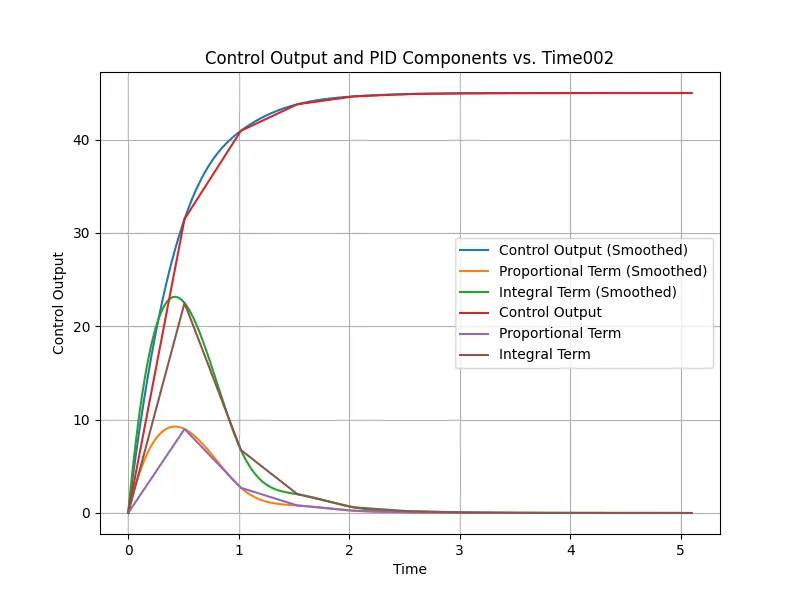
#> input picture 002.webp, 800 x 600 px, given in place of the camera
$ python colordetec.py
#> lines starting #> are read from the running program, lines starting #| are printed output that depends on the picture; after the words box and inside, x2 and y2 are one past the last pixel; in counts of white or black regions, pixels touching at a corner belong together
# Python code for Multiple Color Detection
import numpy as np
import cv2


# Capturing video through webcam
webcam = cv2.VideoCapture(0)

# Start a while loop
while (1):

    # Reading the video from the
    # webcam in image frames
    _, imageFrame = webcam.read()
#> imageFrame is the input picture: shape (600, 800, 3); mean B, G, R 247.5, 247.7, 248.2

    # Convert the imageFrame in
    # BGR(RGB color space) to
    # HSV(hue-saturation-value)
    # color space
    hsvFrame = cv2.cvtColor(imageFrame, cv2.COLOR_BGR2HSV)
#> hsvFrame: shape (600, 800, 3); mean H, S, V 6.8, 2.1, 248.7

    # Set range for red color and
    # define mask
    red_lower = np.array([136, 87, 111], np.uint8)
    red_upper = np.array([180, 255, 255], np.uint8)
    red_mask = cv2.inRange(hsvFrame, red_lower, red_upper)
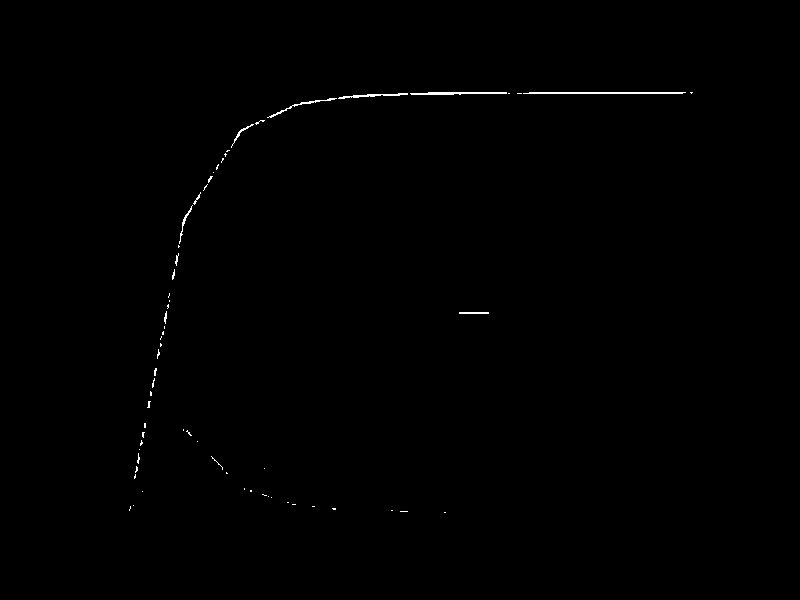
#> red_mask: shape (600, 800); 0.3% white in thin lines or dots, all inside (x1, y1, x2, y2) = (129, 92, 693, 513)

    # Set range for green color and
    # define mask
    green_lower = np.array([25, 52, 72], np.uint8)
    green_upper = np.array([102, 255, 255], np.uint8)
    green_mask = cv2.inRange(hsvFrame, green_lower, green_upper)
#> green_mask: shape (600, 800); 0.36% white; 36 white regions (25 under 20 px), largest, box (x1, y1, x2, y2) and area: (128, 300, 168, 502) 840, (186, 304, 224, 402) 264, (241, 451, 297, 495) 183

    # Set range for blue color and
    # define mask
    blue_lower = np.array([94, 80, 2], np.uint8)
    blue_upper = np.array([120, 255, 255], np.uint8)
    blue_mask = cv2.inRange(hsvFrame, blue_lower, blue_upper)
#> blue_mask: shape (600, 800); 0.14% white in thin lines or dots, all inside (x1, y1, x2, y2) = (135, 98, 489, 464)

    # Morphological Transform, Dilation
    # for each color and bitwise_and operator
    # between imageFrame and mask determines
    # to detect only that particular color
    kernel = np.ones((5, 5), "uint8")

    # For red color
    red_mask = cv2.dilate(red_mask, kernel)
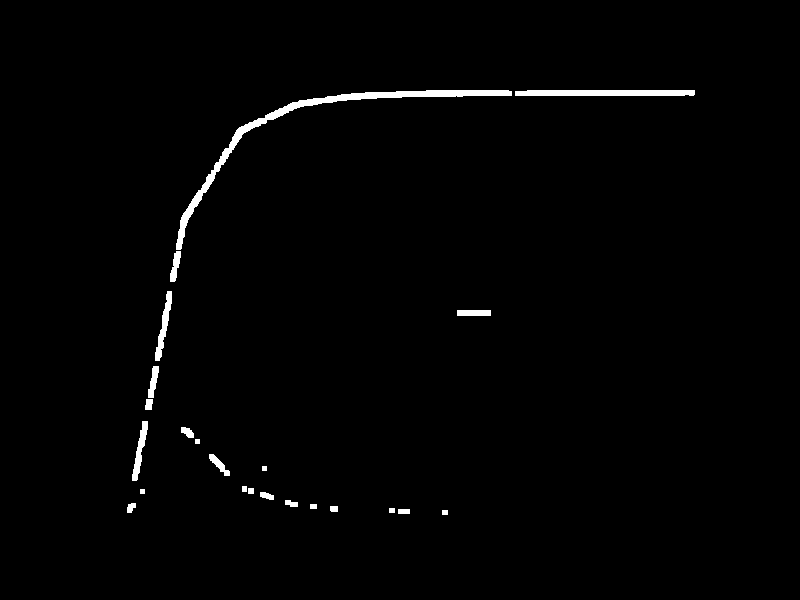
#> red_mask: shape (600, 800); 1.3% white; 23 white regions, largest, box (x1, y1, x2, y2) and area: (176, 90, 512, 250) 2726, (515, 90, 695, 96) 1063, (155, 291, 172, 361) 427
    res_red = cv2.bitwise_and(imageFrame, imageFrame,
                              mask=red_mask)

    # For green color
    green_mask = cv2.dilate(green_mask, kernel)
#> green_mask: shape (600, 800); 1.1% white; 13 white regions, largest, box (x1, y1, x2, y2) and area: (126, 232, 228, 504) 3288, (239, 449, 299, 497) 599, (203, 130, 239, 173) 344
    res_green = cv2.bitwise_and(imageFrame, imageFrame,
                                mask=green_mask)

    # For blue color
    blue_mask = cv2.dilate(blue_mask, kernel)
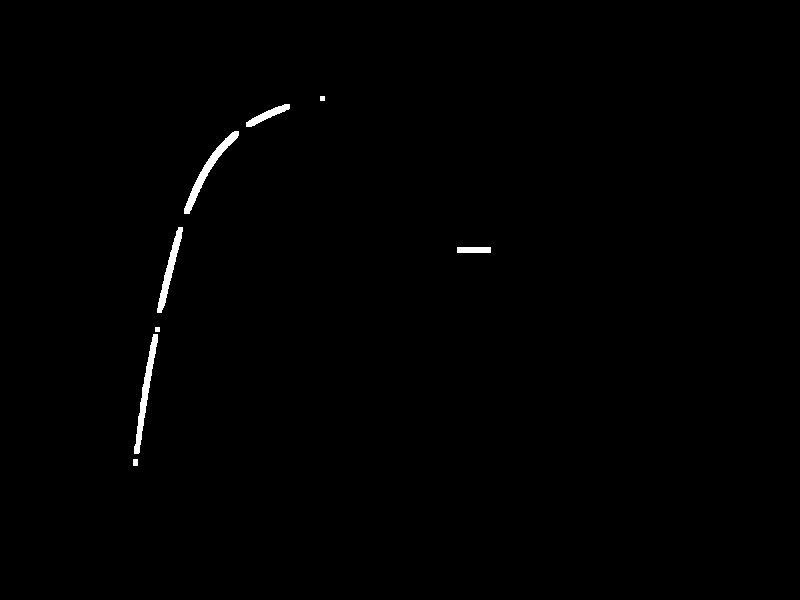
#> blue_mask: shape (600, 800); 0.56% white; 8 white regions
    res_blue = cv2.bitwise_and(imageFrame, imageFrame,
                               mask=blue_mask)

    # Creating contour to track red color
    contours, hierarchy = cv2.findContours(red_mask,
                                           cv2.RETR_TREE,
                                           cv2.CHAIN_APPROX_SIMPLE)
#> contours = 23 contours, 3 with area under 20; largest, box (x1, y1, x2, y2) and area: (176, 90, 512, 250) 2318, (515, 90, 695, 96) 879, (155, 291, 172, 361) 352, (132, 421, 148, 481) 310, (457, 310, 491, 316) 165

    for pic, contour in enumerate(contours):
        area = cv2.contourArea(contour)
        if (area > 300):
            x, y, w, h = cv2.boundingRect(contour)
            imageFrame = cv2.rectangle(imageFrame, (x, y),
                                       (x + w, y + h),
                                       (0, 0, 255), 2)

            cv2.putText(imageFrame, "Red Colour", (x, y),
                                    cv2.FONT_HERSHEY_SIMPLEX, 1.0,
                                    (0, 0, 255))
#> this loop made 23 passes
#> (area, x, y, w, h) on passes 16, 20, 22, 23: (310, 132, 421, 16, 60), (351.5, 155, 291, 17, 70), (879, 515, 90, 180, 6), (2318, 176, 90, 336, 160)
#> area on passes 4, 6, 7, 8, 13, 15: 34.5, 50, 49, 61, 139, 77
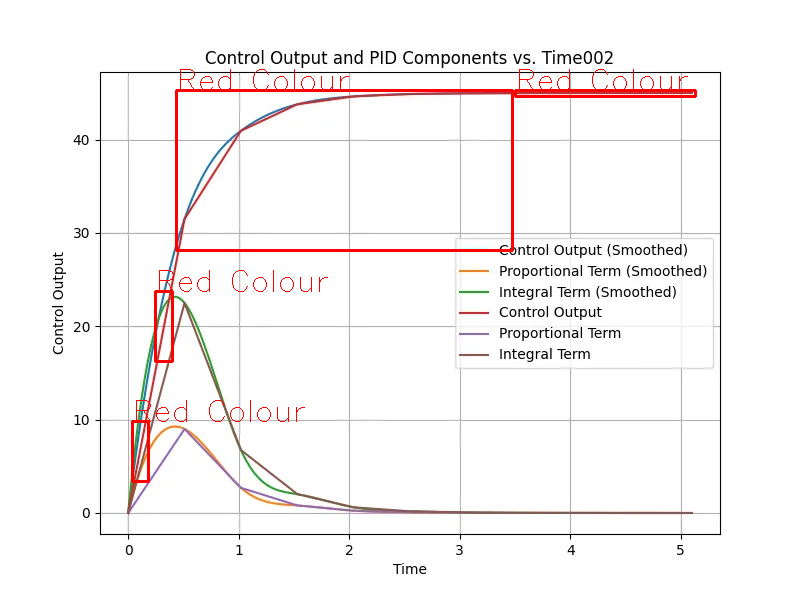
#> imageFrame: shape (600, 800, 3); 1.33% of pixels changed, all inside (x1, y1, x2, y2) = (131, 69, 697, 483)

    # Creating contour to track green color
    contours, hierarchy = cv2.findContours(green_mask,
                                           cv2.RETR_TREE,
                                           cv2.CHAIN_APPROX_SIMPLE)
#> contours = 13 contours, 5 with area under 20; largest, box (x1, y1, x2, y2) and area: (126, 232, 228, 504) 2880, (239, 449, 299, 497) 524, (203, 130, 239, 173) 283, (186, 174, 206, 209) 242, (246, 104, 289, 127) 208, (457, 289, 491, 295) 165, (457, 247, 491, 253) 165, (357, 506, 371, 512) 60

    for pic, contour in enumerate(contours):
        area = cv2.contourArea(contour)
        if (area > 300):
            x, y, w, h = cv2.boundingRect(contour)
            imageFrame = cv2.rectangle(imageFrame, (x, y),
                                       (x + w, y + h),
                                       (0, 255, 0), 2)

            cv2.putText(imageFrame, "Green Colour", (x, y),
                                    cv2.FONT_HERSHEY_SIMPLEX,
                                    1.0, (0, 255, 0))
#> this loop made 13 passes
#> (area, x, y, w, h) on passes 4, 9: (524.5, 239, 449, 60, 48), (2880, 126, 232, 102, 272)
#> area on passes 1, 10, 11, 12: 60, 241.5, 283, 208
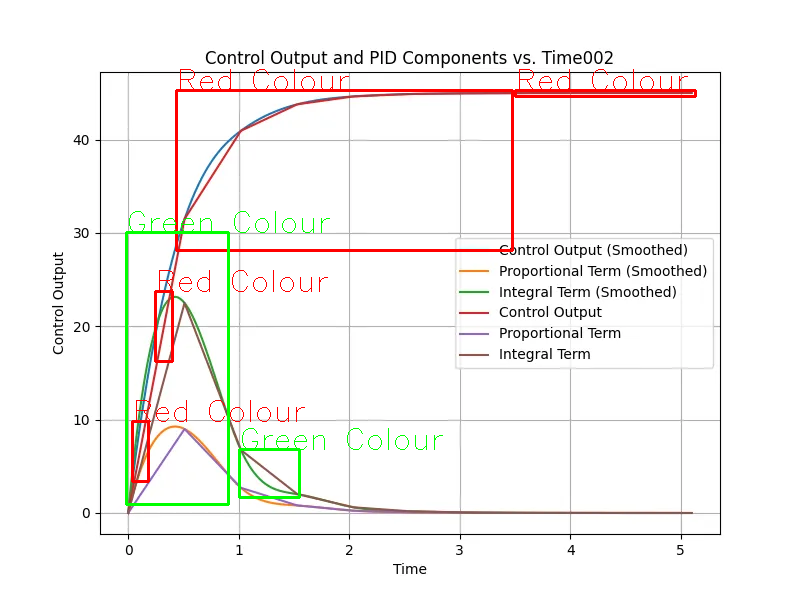
#> imageFrame: shape (600, 800, 3); 0.76% of pixels changed, all inside (x1, y1, x2, y2) = (125, 211, 443, 506)

    # Creating contour to track blue color
    contours, hierarchy = cv2.findContours(blue_mask,
                                           cv2.RETR_TREE,
                                           cv2.CHAIN_APPROX_SIMPLE)
#> contours = 8 contours, 2 with area under 20; largest, box (x1, y1, x2, y2) and area: (184, 131, 239, 214) 648, (134, 334, 158, 454) 621, (157, 227, 183, 313) 504, (246, 104, 290, 127) 279, (457, 247, 491, 253) 165, (133, 459, 138, 466) 24
    for pic, contour in enumerate(contours):
        area = cv2.contourArea(contour)
        if (area > 300):
            x, y, w, h = cv2.boundingRect(contour)
            imageFrame = cv2.rectangle(imageFrame, (x, y),
                                       (x + w, y + h),
                                       (255, 0, 0), 2)

            cv2.putText(imageFrame, "Blue Colour", (x, y),
                                    cv2.FONT_HERSHEY_SIMPLEX,
                                    1.0, (255, 0, 0))
#> this loop made 8 passes
#> (area, x, y, w, h) on passes 2, 5, 6: (621, 134, 334, 24, 120), (504, 157, 227, 26, 86), (648, 184, 131, 55, 83)
#> (contour, area) on passes 1, 4: ([[133, 459], [133, 465], [137, 465], [137, 459]], 24), ([[457, 247], [457, 252], [490, 252], [490, 247]], 165)
#> pass 2, `imageFrame = cv2.rectangle(imageFrame, (x, y), (x + w, y + h), (255, 0..`:
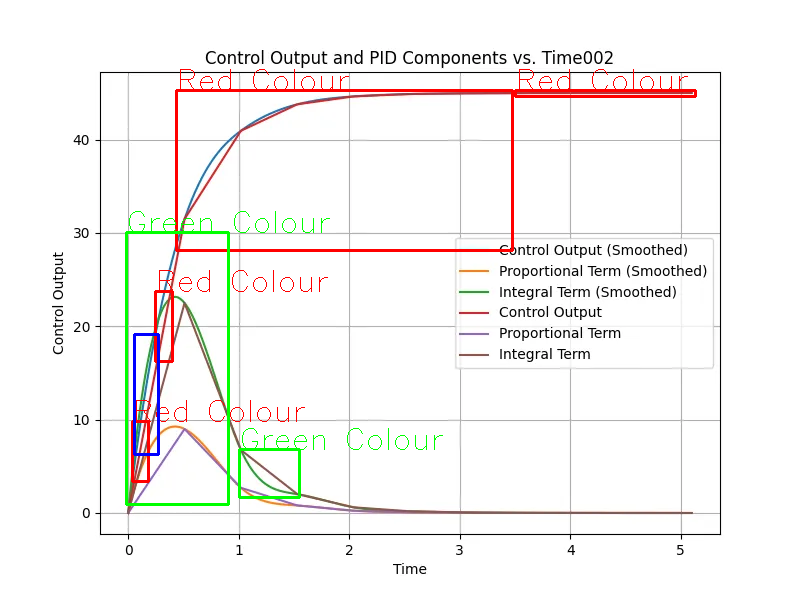
#> imageFrame: shape (600, 800, 3); 0.18% of pixels changed, all inside (x1, y1, x2, y2) = (133, 333, 160, 456)
#> after the loop:
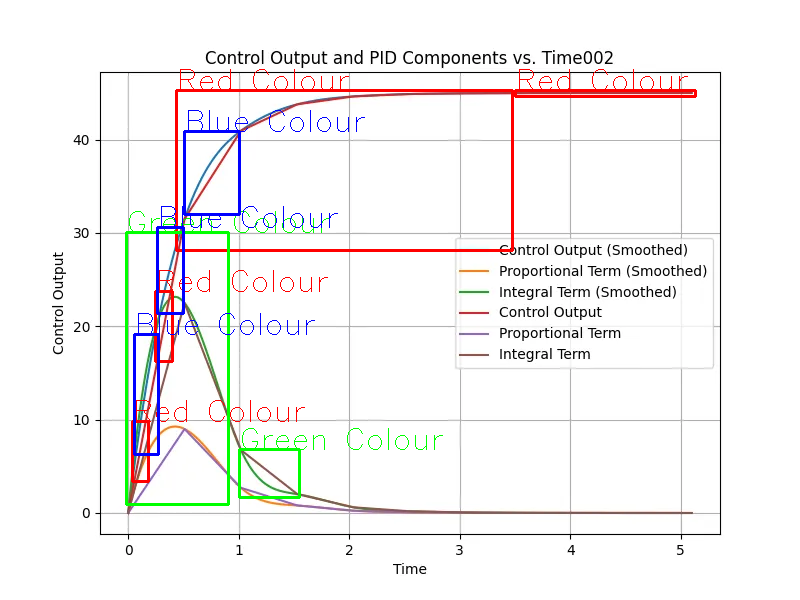
#> imageFrame: shape (600, 800, 3); 0.53% of pixels changed, all inside (x1, y1, x2, y2) = (138, 110, 365, 335)

    # Program Termination
    cv2.imshow("Multiple Color Detection in Real-TIme", imageFrame)
    if cv2.waitKey(10) & 0xFF == ord('q'):
#> (key q is pressed here)
#> (the run stopped early here; a loop or call above may not have finished)

$ run again, on 003.webp
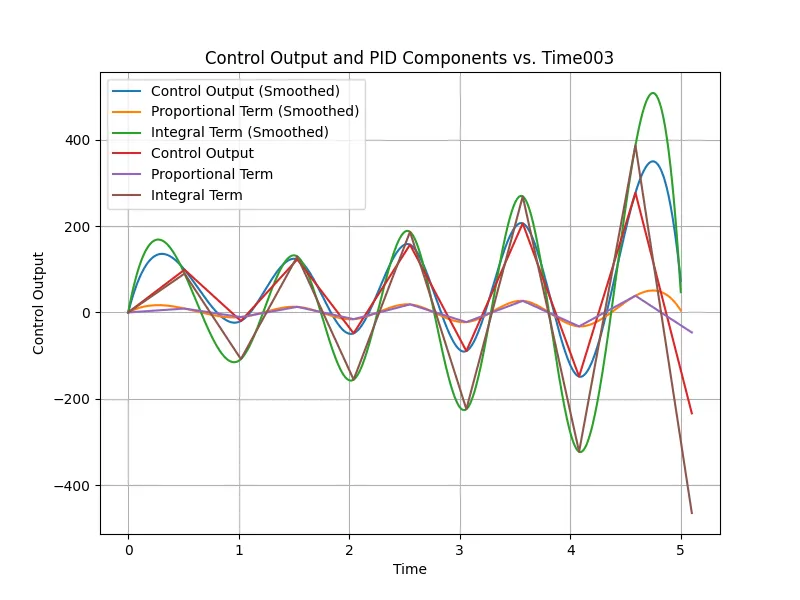
#> input picture 003.webp, 800 x 600 px, given in place of the camera
#> imageFrame is the input picture: shape (600, 800, 3); mean B, G, R 244.9, 245.5, 245.9
#> hsvFrame: shape (600, 800, 3); mean H, S, V 9.6, 4.1, 247
#> `red_mask = cv2.inRange(hsvFrame, red_lower, red_upper)`:
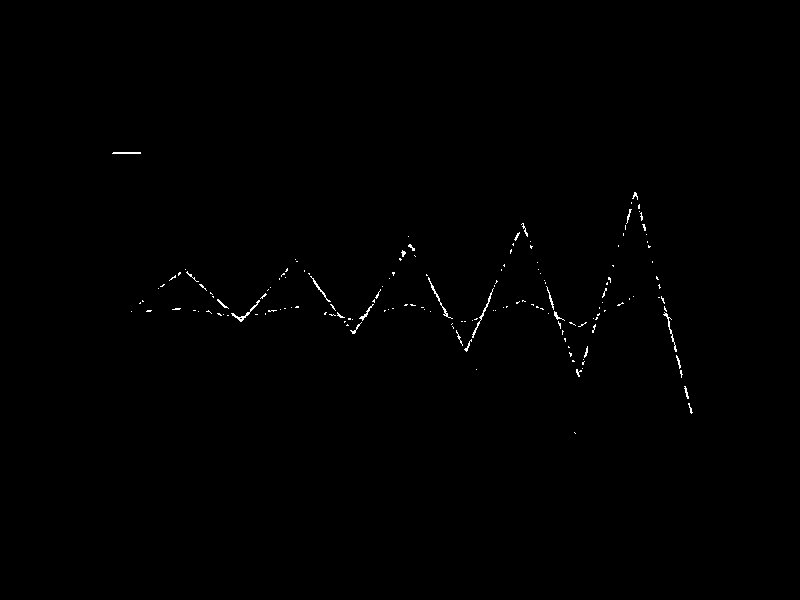
#> red_mask: shape (600, 800); 0.34% white in thin lines or dots, all inside (x1, y1, x2, y2) = (112, 152, 693, 434)
#> `contours, hierarchy = cv2.findContours(red_mask, cv2.RETR_TREE, cv2.CH..`: contours = 46 contours, 6 with area under 20; largest, box (x1, y1, x2, y2) and area: (424, 272, 500, 354) 1034, (156, 267, 273, 324) 1000, (302, 268, 385, 336) 954, (529, 278, 589, 364) 735, (656, 294, 685, 380) 524
#> the loop `for pic, contour in enumerate(contours):` made 46 passes
#> (area, x, y, w, h) on passes 22, 24, 25, 27, 29, 31, 43: (524.5, 656, 294, 29, 86), (735, 529, 278, 60, 86), (367, 590, 275, 23, 60), (1034, 424, 272, 76, 82), (953.5, 302, 268, 83, 68), (1000, 156, 267, 117, 57), (314, 508, 221, 27, 35)
#> `contours, hierarchy = cv2.findContours(green_mask, cv2.RETR_TREE, cv2...`: contours = 36 contours, 13 with area under 20; largest, box (x1, y1, x2, y2) and area: (549, 182, 632, 455) 2919, (633, 90, 684, 295) 2156, (253, 252, 376, 384) 2082, (429, 297, 490, 413) 1618, (487, 193, 548, 320) 1542
#> the loop `for pic, contour in enumerate(contours):` made 36 passes
#> (area, x, y, w, h) on passes 12, 16, 19, 21, 23, 25, 26, 34: (1617.5, 429, 297, 61, 116), (1178.5, 183, 274, 73, 92), (2081.5, 253, 252, 123, 132), (1316.5, 126, 236, 60, 77), (1145, 373, 228, 57, 95), (1542, 487, 193, 61, 127), (2919, 549, 182, 83, 273), (2156, 633, 90, 51, 205)
#> `contours, hierarchy = cv2.findContours(blue_mask, cv2.RETR_TREE, cv2.C..`: contours = 27 contours, 1 with area under 20; largest, box (x1, y1, x2, y2) and area: (633, 158, 677, 241) 712, (553, 317, 599, 380) 626, (131, 251, 178, 300) 456, (188, 276, 219, 315) 310, (440, 317, 466, 354) 278
#> the loop `for pic, contour in enumerate(contours):` made 27 passes
#> (area, x, y, w, h) on passes 2, 12, 20, 26: (625.5, 553, 317, 46, 63), (310, 188, 276, 31, 39), (456, 131, 251, 47, 49), (712, 633, 158, 44, 83)
#> after the loop `for pic, contour in enumerate(contours):`:
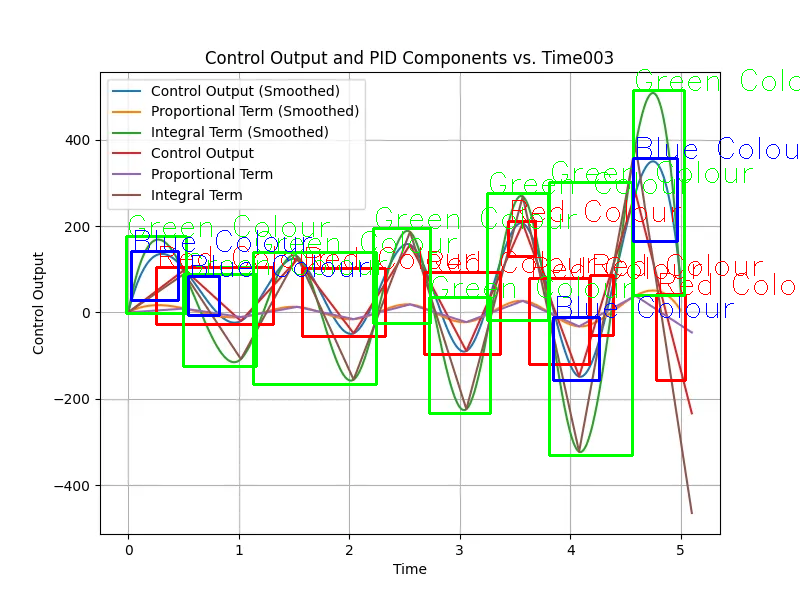
#> imageFrame: shape (600, 800, 3); mean B, G, R 235.8, 240.7, 238.3
